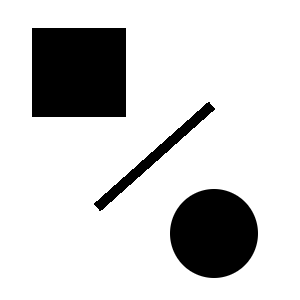
#> input picture pics/CircleLineRect.png, 300 x 300 px
$ python harris.py   (older library calls are emulated)
#> lines starting #> are read from the running program, lines starting #| are printed output that depends on the picture
#!/usr/bin/env python

""" Performs Harris corner detection for a given image."""
__author__ = "Pierre Winter"

from matplotlib import pyplot as plt
from scipy.ndimage.interpolation import rotate
from scipy.ndimage.filters import gaussian_filter1d, gaussian_filter
import numpy as np
import cv2


def harris_response(img, sigma, k_h, k_s):

    # Calculate first and second derivatives of the image
    dx = cv2.Sobel(img, cv2.CV_64F, 1, 0, ksize=k_s)
    dy = cv2.Sobel(img, cv2.CV_64F, 0, 1, ksize=k_s)
    dx2 = gaussian_filter(dx*dx, sigma).flatten()
    dy2 = gaussian_filter(dy*dy, sigma).flatten()
    dxdy = gaussian_filter(dx*dy, sigma).flatten()

    # Initialize arrays
    img_len = img.shape[0]*img.shape[1]
    M = np.zeros((img_len, 2, 2))
    R = np.zeros(img_len)

    # Calculate Harris response R for each pixel in image
    for x in range(img_len):
        M[x, 0, 0] = dx2[x]
        M[x, 0, 1] = dxdy[x]
        M[x, 1, 0] = dxdy[x]
        M[x, 1, 1] = dy2[x]
        det_M = np.linalg.det(M[x])
        trace_M = np.trace(M[x])
        R[x] = det_M - k_h*trace_M**2
    R = R.reshape((img.shape[0], img.shape[1]))

    return R


def harris_corner_thresh(harris, thr):
    for i in range(im.shape[0]):
        for j in range(im.shape[1]):
            if harris[i, j] < thr:
                harris[i, j] = 0

    return harris


def harris_edge_thresh(harris, thr):
    for i in range(im.shape[0]):
        for j in range(im.shape[1]):
            if harris[i, j] > -thr:
                harris[i, j] = 0

    return harris


def nonmax_suppression(harris_resp, halfwidth=2):

    """
    Takes a Harris response from an image, performs nonmax suppression, and outputs the x,y values
     of the corners in the image.

    :param harris_resp: Harris response for an image which is an array of the same shape as the original image.
    :param halfwidth: The size of the padding to use in building the window (matrix) for nonmax suppression.
    The window will have a total shape of (2*halfwidth+1, 2*halfwidth+1).
    :return: Tuple of x and y coordinates for the corners that were found from the Harris response
    after nonmax suppression.
    """

    cornersx = []
    cornersy = []
    h, w = harris_resp.shape[:2]
    boxlength = 2*halfwidth + 1
    for i in range(halfwidth, w-halfwidth-1):
        for j in range(halfwidth, h-halfwidth-1):
            matrix = np.zeros((boxlength, boxlength))
            for k in range(-halfwidth, halfwidth+1):
                for l in range(-halfwidth, halfwidth+1):
                    matrix[k+halfwidth, l+halfwidth] = harris_resp[i+k, j+l]
            if matrix[halfwidth, halfwidth] == 0:
                pass
            elif matrix[halfwidth, halfwidth] < np.amax(matrix):
                matrix[halfwidth, halfwidth] = 0
            else:
                cornersx.append(j)
                cornersy.append(i)

    return cornersx, cornersy


if __name__ == "__main__":
    # Define parameters
    # sigmaA = 2.0
    sigmaD = 2.0
    k_sobel = 5
    kappa_harris = 0.04
    rot_angle = 0
    zoom = 1.0
    thresh = 800

    # Read the image
    im = cv2.imread('./pics/CircleLineRect.png', 0).astype('float')
#> im: shape (300, 300) float64; min 0, max 255, mean 209.5

    # Rotation of the image
    if rot_angle != 0:
        im = rotate(im, rot_angle)

    har = harris_response(im, sigmaD, kappa_harris, k_sobel)
#> in harris_response, `dx = cv2.Sobel(img, cv2.CV_64F, 1, 0, ksize=k_s)`:
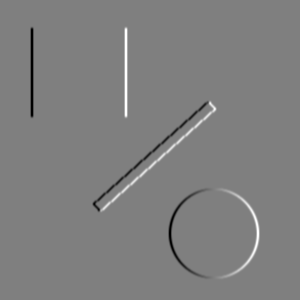
#> dx: shape (300, 300) float64; min -12240, max 12240, mean 0; drawn with min black and max white
#> in harris_response, `dy = cv2.Sobel(img, cv2.CV_64F, 0, 1, ksize=k_s)`:
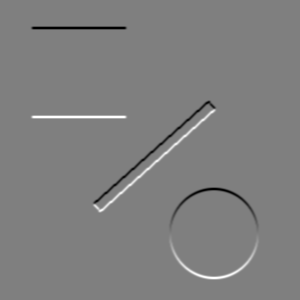
#> dy: shape (300, 300) float64; min -12240, max 12240, mean 0; drawn with min black and max white
#> in harris_response, `R = R.reshape((img.shape[0], img.shape[1]))`:
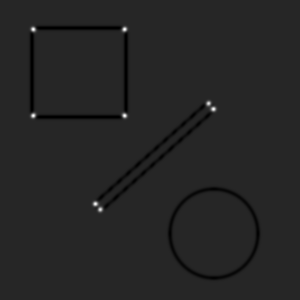
#> R: shape (300, 300) float64; min -1.5e+14, max 8.49e+14, mean -3.74e+12; drawn with min black and max white
    har_edges = harris_edge_thresh(har.copy(), thresh)
#> after the loop in harris_edge_thresh, `for i in range(im.shape[0]):`:
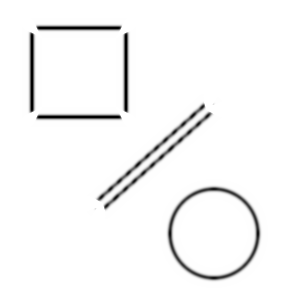
#> harris: shape (300, 300) float64; min -1.5e+14, max 0, mean -4.9e+12; drawn with min black and max white
    har_corners = harris_corner_thresh(har.copy(), thresh)
#> after the loop in harris_corner_thresh, `for i in range(im.shape[0]):`:
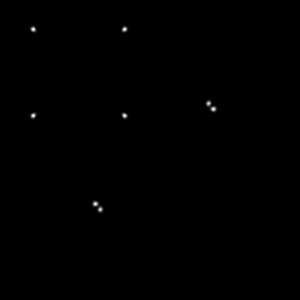
#> harris: shape (300, 300) float64; min 0, max 8.49e+14, mean 1.16e+12; drawn with min black and max white
    cornx, corny = nonmax_suppression(har_corners, 2)
#> after the loop in nonmax_suppression, `for i in range(halfwidth, w-halfwidth-1):`: cornersx = [33, 124, 208, 213, 33, 124, 95, 100]; cornersy = [29, 29, 103, 109, 115, 115, 203, 209]
#> cornx = [33, 124, 208, 213, 33, 124, 95, 100]; corny = [29, 29, 103, 109, 115, 115, 203, 209]

    f, ax_arr = plt.subplots(1, 4, figsize=(18, 16))
    ax_arr[0].set_title("Input Image")
    ax_arr[1].set_title("Harris Response")
    ax_arr[2].set_title("Harris Response Edges")
    ax_arr[3].set_title("Harris Response Corners w/ nonmax suppression")

    ax_arr[0].imshow(im, cmap='gray')
    ax_arr[1].imshow(har, cmap='gray')
    ax_arr[2].imshow(har_edges, cmap='gray')
    ax_arr[3].imshow(im, cmap='gray')
    ax_arr[3].scatter(x=cornx, y=corny, c='r', s=10)
    plt.show()
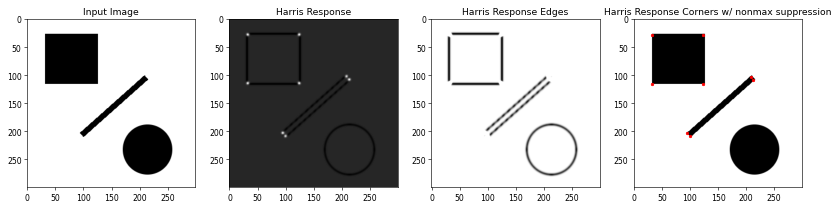
#> figure drawn by matplotlib, 4 panels
